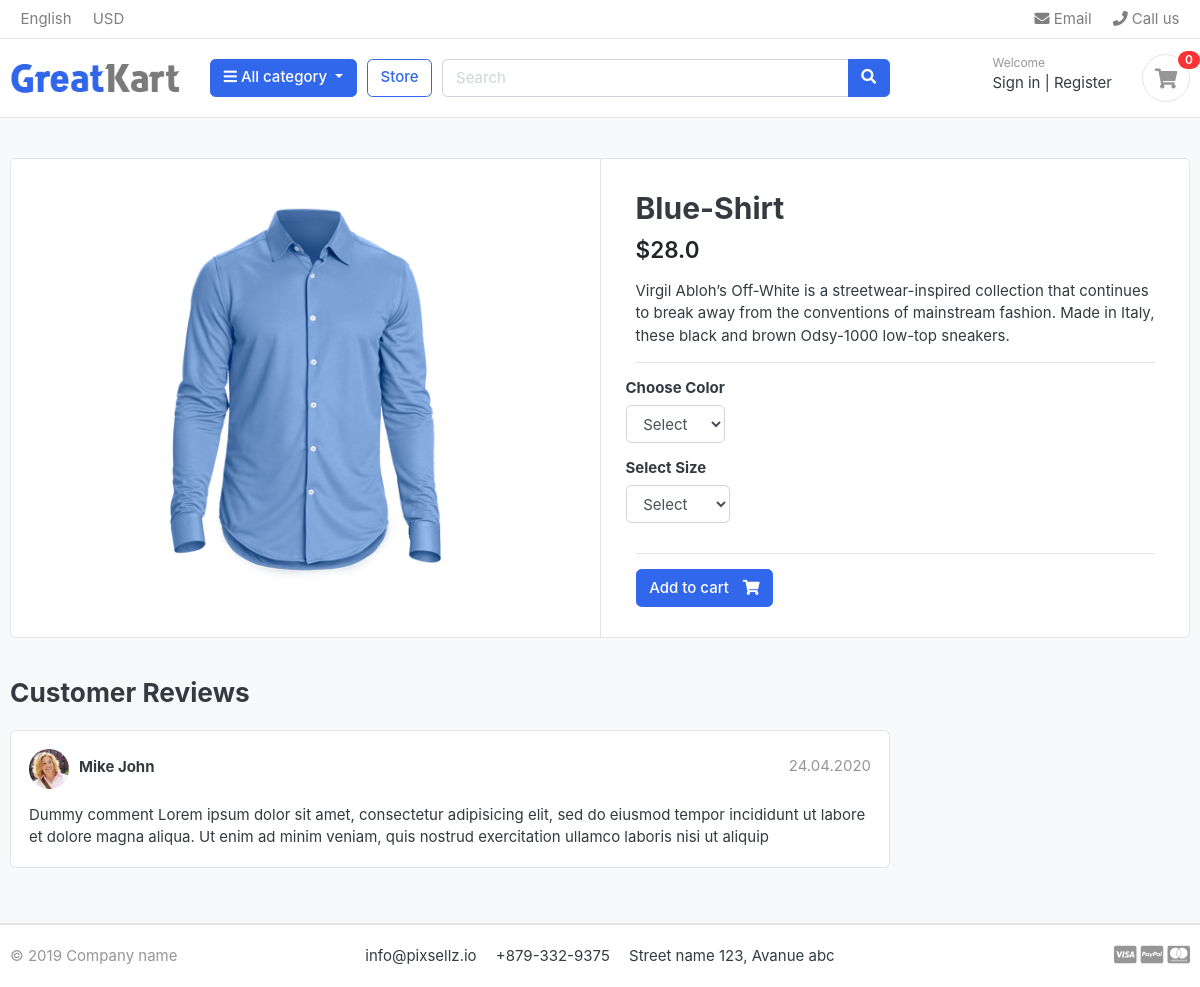
The app's page /store/product/blue-shirt/ with its own data.
### store/models.py (models this page shows, shortened)
class Base(models.Model):
    date_add = models.DateTimeField(auto_now_add=True)
    date_update = models.DateTimeField(auto_now=True)
    status = models.BooleanField(default=True)
    class Meta:
        abstract=True

class Product(Base):
    product_name = models.CharField(max_length=128)
    slug = AutoSlugField(populate_from= 'product_name')
    images = models.FileField(upload_to='images_product')
    price = models.FloatField()
    description = models.TextField(blank=True)
    stock = models.IntegerField()
    is_availaible = models.BooleanField(default=True)
    category = models.ForeignKey("Category", related_name='category_product', on_delete=models.CASCADE)
    class Meta:
        verbose_name = 'product'
        verbose_name_plural = 'products'

### store/views.py (the view)
# urls.py: path('store/product/<str:slug>/', views.product_detail, name='product-detail'),
def product_detail(request, slug):
    try:
        product = get_object_or_404(models.Product, slug=slug)
    except Exception as e:
        raise e
    colors = models.Variation.objects.color()
    sizes = models.Variation.objects.size()
    return render(request, 'product-detail.html', locals())

### cart/views.py (called while the page is built)
def _cart_id(request):
    cart = request.session.session_key
    if not cart:
        cart = request.session.create()
    return cart

### store/context_processors.py (called while the page is built)
def menu_link(request):
    links = Category.objects.all()
    return dict(links=links)

def cart_count(request):
    count=0
    try:
        cart = Cart.objects.get(cart_id=_cart_id(request))
        cart_items = CartItem.objects.all().filter(cart=cart, is_active=True)
        for cart_item in cart_items:
            count += cart_item.quantity
    except Cart.DoesNotExist:
        count=0
    return dict(count=count)

### store/models.py (called while the page is built)
    def get_url(self):
        return reverse('product_by_category', args=[self.slug])

    def color(self):
        return super(VariationManager, self).filter(variation_category='color', is_active=True)

    def size(self):
        return super(VariationManager,self).filter(variation_category='size', is_active=True)

### templates/product-detail.html (shortened to what this page needs)
{% extends 'base/base.html' %}
{% load static %}
{% block content %}
<section class="section-content padding-y bg">
<div class="container">
<div class="card">
	<div class="row no-gutters">
		<aside class="col-md-6">
<article class="gallery-wrap">
	<div class="img-big-wrap">
	   <a href="#"><img src="{{product.images.url}}"></a>
	</div>
</article>
		</aside>
		<main class="col-md-6 border-left">
	<form action="{% url 'add_cart' product.id %}" method="POST">{% csrf_token %}
		<article class="content-body">
		<h2 class="title">{{product.product_name}}</h2>
		<div class="mb-3">
			<var class="price h4">${{product.price}}</var>
		</div>
		<p>Virgil Abloh’s Off-White is a streetwear-inspired collection that continues to break away from the conventions of mainstream fashion. Made in Italy, these black and brown Odsy-1000 low-top sneakers.</p>
		<hr>
			<div class="row">
				<div class="item-option-select">
					<h6>Choose Color</h6>
					<select name="color" class="form-control"  required>
						<option value="" disabled selected>Select</option>
					</select>
				</div>
			</div>
			<div class="row">
				<div class="item-option-select">
					<h6>Select Size</h6>
					<select name="size" class="form-control" required>
						<option value="" disabled selected>Select</option>
					</select>
				</div>
			</div>
			<hr>
			<button class="btn btn-primary"> <span class="text">Add to cart</span> <i class="fas fa-shopping-cart"></i>  </button>
		</article>
	</form>
		</main>
	</div>
</div>
<br>
<div class="row">
			<div class="col-md-9">
	<header class="section-heading">
		<h3>Customer Reviews </h3>
	</header>
	<article class="box mb-3">
		<div class="icontext w-100">
			<img src="{% static './images/avatars/avatar1.jpg' %}" class="img-xs icon rounded-circle">
			<div class="text">
				<span class="date text-muted float-md-right">24.04.2020 </span>
				<h6 class="mb-1">Mike John </h6>
			</div>
		</div>
		<div class="mt-3">
			<p>
				Dummy comment Lorem ipsum dolor sit amet, consectetur adipisicing elit, sed do eiusmod
				tempor incididunt ut labore et dolore magna aliqua. Ut enim ad minim veniam,
				quis nostrud exercitation ullamco laboris nisi ut aliquip
			</p>
		</div>
	</article>
	</div>
</div>
</div>
</section>
{% endblock content %}

### static/css/ui.css (style rules this page uses)
html { font-family: "Inter", sans-serif; font-size: 15px; }
.content-body { flex: 1 1 auto; padding: 2rem 2.3rem; }
.img-xs, .img-sm, .img-md, .img-lg { -o-object-fit: cover; object-fit: cover; flex-shrink: 0; flex-grow: 0; }
.img-xs { width: 40px; height: 40px; }
.padding-y { padding-top: 40px; padding-bottom: 40px; }
var { font-style: normal; }
article:after, .form-group:after { display: block; clear: both; content: ""; }
.bg { background-color: #f8f9fa; }
.section-heading { margin-bottom: 20px; margin-top: 15px; }
p:last-child { margin-bottom: 0; }
.btn .text + i { margin-left: 10px; }
.icontext { display: inline-flex; align-items: center; vertical-align: middle; }
.icontext .text { width: 100%; line-height: 1.2; }
.icontext .icon { position: relative; margin-right: 10px; flex-shrink: 0; flex-grow: 0; }
.price { font-weight: 600; color: #212529; }
.box { padding: 18px; background: #fff; border-radius: 0.37rem; border: 1px solid #e4e4e4; }
.box img { max-width: 100%; }
.gallery-wrap .img-big-wrap { margin-bottom: 10px; border-radius: 0.37rem; overflow: hidden; background-color: #fff; }
.gallery-wrap .img-big-wrap a { text-align: center; display: block; }
.gallery-wrap .img-big-wrap img { height: 450px; width: auto; display: inline-block; }
.item-option-select { margin-bottom: 1rem; display: inline-block; margin-right: 15px; }

### records on screen
Product: images (picture), product_name "Blue-Shirt", price "28.0"

### other values on screen
{{ count }} "0"
